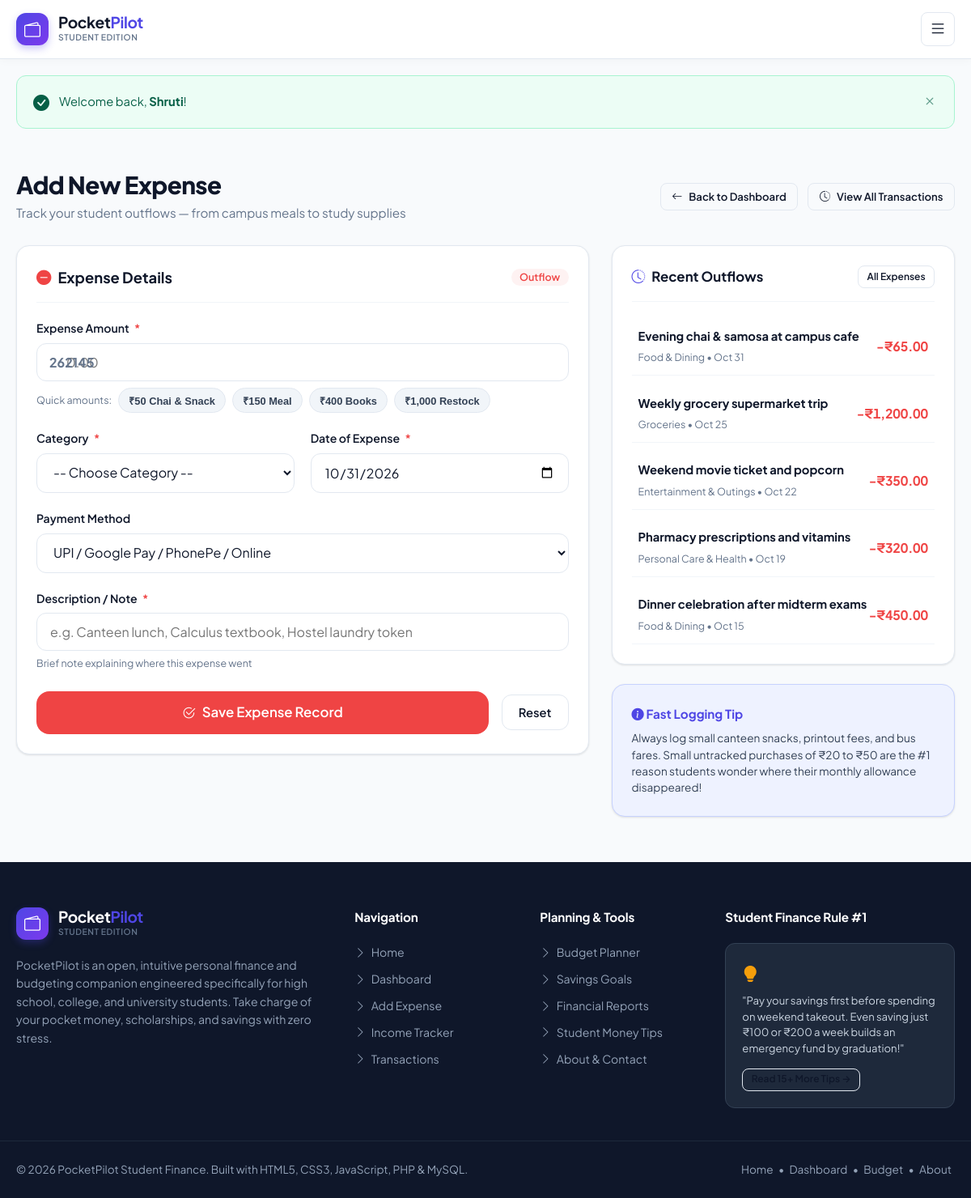
Page /add-expense.php (signed in) on the committed database.
### tables this page shows
CREATE TABLE IF NOT EXISTS `transactions` (
    `id` INT AUTO_INCREMENT PRIMARY KEY,
    `type` ENUM('expense', 'income') NOT NULL,
    `amount` DECIMAL(10,2) NOT NULL,
    `category` VARCHAR(50) NOT NULL,
    `date` DATE NOT NULL,
    `payment_method` VARCHAR(50) NOT NULL DEFAULT 'Cash',
    `description` VARCHAR(255) NOT NULL,
    `created_at` TIMESTAMP DEFAULT CURRENT_TIMESTAMP
);

### includes/functions.php (called while the page is built, shortened)
<?php
function format_currency($amount, $showSymbol = true) {
    $val = (float)$amount;
    $isNegative = $val < 0;
    $formatted = number_format(abs($val), 2);
    if ($showSymbol) {
        $symbol = '₹';
        if (defined('CURRENCY_SYMBOL')) {
            $candidate = (string)CURRENCY_SYMBOL;
        }
        return ($isNegative ? '-' : '') . $symbol . $formatted;
    }
    return ($isNegative ? '-' : '') . $formatted;
}

### add-expense.php (the view, shortened to what this page needs)
<?php
require_once __DIR__ . '/config/db.php';
require_once __DIR__ . '/includes/functions.php';
$amount = '';
$date = date('Y-m-d');
$paymentMethod = 'UPI / Online';
$description = '';
$stmtRecent = $pdo->query("SELECT * FROM transactions WHERE type = 'expense' ORDER BY date DESC, id DESC LIMIT 5");
$recentExpenses = $stmtRecent->fetchAll();
require_once __DIR__ . '/includes/header.php';
?>
<div class="container">
    <div class="page-header">
        <div>
            <h1 class="page-title">Add New Expense</h1>
            <p class="page-subtitle">Track your student outflows — from campus meals to study supplies</p>
        </div>
        <div class="header-actions">
            <a href="dashboard.php" class="btn btn-outline btn-sm">
                <i class="bi bi-arrow-left"></i> Back to Dashboard
            </a>
            <a href="transactions.php" class="btn btn-outline btn-sm">
                <i class="bi bi-clock-history"></i> View All Transactions
            </a>
        </div>
    </div>
    <div class="two-col-layout">
        <div class="card">
            <div class="card-header">
                <h2 class="card-title"><i class="bi bi-dash-circle-fill" style="color: var(--danger);"></i> Expense Details</h2>
                <span class="badge badge-expense">Outflow</span>
            </div>
            <form action="add-expense.php" method="POST" id="expenseForm">
                <div class="form-group">
                    <label class="form-label" for="amountInput">
                        Expense Amount <span class="required">*</span>
                    </label>
                    <div class="input-with-icon">
                        <span class="input-prefix"><?= CURRENCY_SYMBOL ?></span>
                        <input type="number" step="0.01" min="0.01" name="amount" id="amountInput"
                               class="form-control" placeholder="0.00"
                               value="<?= htmlspecialchars((string)$amount) ?>" required autofocus>
                    </div>
                    <div class="preset-pills">
                        <span style="font-size: 0.78rem; color: var(--text-muted); align-self: center;">Quick amounts:</span>
                        <button type="button" class="preset-pill" data-amount="50.00">₹50 Chai & Snack</button>
                        <button type="button" class="preset-pill" data-amount="150.00">₹150 Meal</button>
                        <button type="button" class="preset-pill" data-amount="400.00">₹400 Books</button>
                        <button type="button" class="preset-pill" data-amount="1000.00">₹1,000 Restock</button>
                    </div>
                </div>
                <div class="form-grid">
                    <div class="form-group">
                        <label class="form-label" for="categorySelect">
                            Category <span class="required">*</span>
                        </label>
                        <select name="category" id="categorySelect" class="form-control" required>
                            <option value="">-- Choose Category --</option>
                        </select>
                    </div>
                    <div class="form-group">
                        <label class="form-label" for="dateInput">
                            Date of Expense <span class="required">*</span>
                        </label>
                        <input type="date" name="date" id="dateInput" class="form-control"
                               value="<?= htmlspecialchars($date) ?>" required max="<?= date('Y-m-d') ?>">
                    </div>
                </div>
                <div class="form-group">
                    <label class="form-label" for="paymentMethodSelect">Payment Method</label>
                    <select name="payment_method" id="paymentMethodSelect" class="form-control">
                        <option value="UPI / Online" <?= $paymentMethod === 'UPI / Online' ? 'selected' : '' ?>>UPI / Google Pay / PhonePe / Online</option>
                    </select>
                </div>
                <div class="form-group">
                    <label class="form-label" for="descriptionInput">
                        Description / Note <span class="required">*</span>
                    </label>
                    <input type="text" name="description" id="descriptionInput" class="form-control"
                           placeholder="e.g. Canteen lunch, Calculus textbook, Hostel laundry token"
                           value="<?= htmlspecialchars($description) ?>" required maxlength="255">
                    <span class="form-hint">Brief note explaining where this expense went</span>
                </div>
                <div style="margin-top: 1.5rem; display: flex; gap: 1rem; align-items: center;">
                    <button type="submit" class="btn btn-danger btn-lg" style="flex: 1;">
                        <i class="bi bi-check2-circle"></i> Save Expense Record
                    </button>
                    <button type="reset" class="btn btn-outline">Reset</button>
                </div>
            </form>
        </div>
        <div>
            <div class="card" style="margin-bottom: 1.5rem;">
                <div class="card-header">
                    <h3 class="card-title" style="font-size: 1.05rem;">
                        <i class="bi bi-clock-history"></i> Recent Outflows
                    </h3>
                    <a href="transactions.php?type=expense" class="btn btn-outline btn-xs">All Expenses</a>
                </div>
                <?php if (empty($recentExpenses)): ?>
                    <p style="color: var(--text-muted); font-size: 0.9rem; text-align: center; padding: 1.5rem 0;">
                        No expense records logged yet.
                    </p>
                <?php else: ?>
                    <div style="display: flex; flex-direction: column; gap: 0.75rem;">
                        <?php foreach ($recentExpenses as $exp): ?>
                        <div style="display: flex; justify-content: space-between; align-items: center; padding: 0.65rem 0.5rem; border-bottom: 1px solid var(--border-light);">
                            <div>
                                <strong style="font-size: 0.92rem; color: var(--text-dark); display: block;"><?= htmlspecialchars($exp['description']) ?></strong>
                                <span style="font-size: 0.78rem; color: var(--text-muted);">
                                    <?= htmlspecialchars($exp['category']) ?> &bull; <?= date('M d', strtotime($exp['date'])) ?>
                                </span>
                            </div>
                            <span class="amount-expense" style="font-size: 1rem;">
                                -<?= format_currency($exp['amount']) ?>
                            </span>
                        </div>
                        <?php endforeach; ?>
                    </div>
                <?php endif; ?>
            </div>
            <div class="card" style="background: var(--primary-light); border-color: #c7d2fe;">
                <h4 style="font-weight: 700; color: var(--primary); margin-bottom: 0.5rem; font-size: 0.95rem;">
                    <i class="bi bi-info-circle-fill"></i> Fast Logging Tip
                </h4>
                <p style="font-size: 0.85rem; color: var(--text-body); line-height: 1.5;">
                    Always log small canteen snacks, printout fees, and bus fares. Small untracked purchases of ₹20 to ₹50 are the #1 reason students wonder where their monthly allowance disappeared!
                </p>
            </div>
        </div>
    </div>
</div>
<?php require_once __DIR__ . '/includes/footer.php'; ?>

### rows in the picture
transactions: description "Evening chai & samosa at campus cafe", category "Food & Dining", date "Oct 31", amount "₹65.00"
transactions: description "Weekly grocery supermarket trip", category "Groceries", date "Oct 25", amount "₹1,200.00"
transactions: description "Weekend movie ticket and popcorn", category "Entertainment & Outings", date "Oct 22", amount "₹350.00"
transactions: description "Pharmacy prescriptions and vitamins", category "Personal Care & Health", date "Oct 19", amount "₹320.00"
transactions: description "Dinner celebration after midterm exams", category "Food & Dining", date "Oct 15", amount "₹450.00"

### other values in the picture
$flash['text'] "Welcome back, Shruti !"
